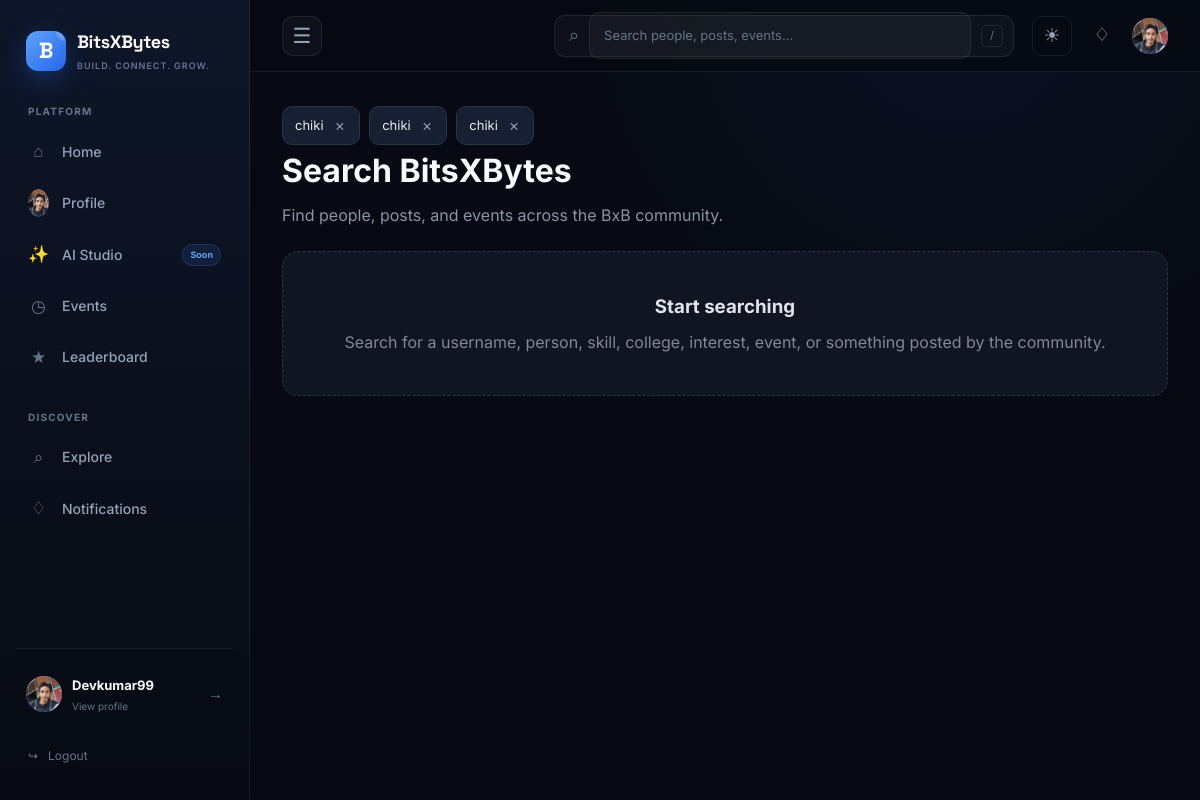
Before: /search/ (signed in) with the older database file.
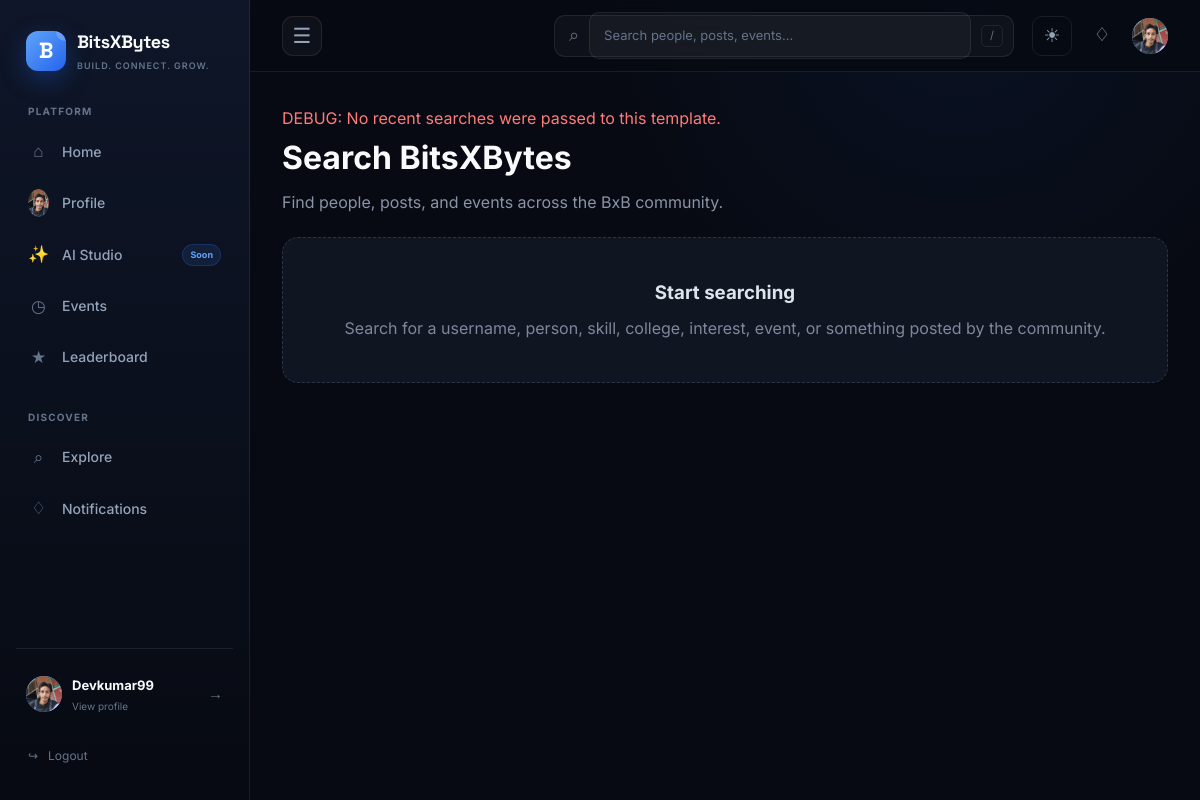
After: the same page with the newer database file.
### search/models.py (models this page shows, shortened)
class SearchHistory(models.Model):
    user = models.ForeignKey(
        settings.AUTH_USER_MODEL,
        on_delete=models.CASCADE,
        related_name="search_history",
    )
    query = models.CharField(max_length=200)
    created_at = models.DateTimeField(auto_now_add=True)
    class Meta:
        ordering = ["-created_at"]
        verbose_name = "Search History"
        verbose_name_plural = "Search Histories"

### search/views.py (the view, shortened to what this page needs)
# urls.py: path("search/", include("search.urls")),
def search(request):
    query = request.GET.get("q", "").strip()[:200]
    search_type = request.GET.get("type", "all")
    if search_type not in ("all", "people", "posts", "events"):
        search_type = "all"
    people = User.objects.none()
    posts = Post.objects.none()
    events = Event.objects.none()
    recent_searches = SearchHistory.objects.none()
    if request.user.is_authenticated:
        recent_searches = (
            SearchHistory.objects
            .filter(user=request.user)
            .order_by("-created_at")[:10]
        )
    context = {
        "query": query,
        "search_type": search_type,
        "people": people,
        "posts": posts,
        "events": events,
        "recent_searches": recent_searches,
    }
    print("Logged-in user:", request.user.username)
    print(
        "History passed to template:",
        list(
            context["recent_searches"].values_list(
                "query",
                flat=True,
            )
        ),
    )
    print("Logged-in user:", request.user)
    print("Is authenticated:", request.user.is_authenticated)
    print(
    "History passed to template:",
    list(
        context["recent_searches"].values_list(
            "query",
            flat=True,
        )
    ),
)
    return render(request, "search/results.html", context)

### users/models.py (called while the page is built)
    def __str__(self):
        return self.username

### templates/search/results.html (shortened to what the changed rows need)
{% extends "base.html" %}
{% block content %}
<div class="search-page">
<div class="recent-search-list" id="recent-search-list">
    {% for item in recent_searches %}
        <div
            class="recent-search-item"
            data-query="{{ item.query }}"
        >
            <a
                class="recent-search-link"
                href="{% url 'search' %}?q={{ item.query|urlencode }}"
            >
                {{ item.query }}
            </a>
            <button
                type="button"
                class="history-remove"
                aria-label="Remove search {{ item.query }}"
                title="Remove search"
            >
                ×
            </button>
        </div>
    {% empty %}
        <p style="color: #ff7b7b;">
            DEBUG: No recent searches were passed to this template.
        </p>
    {% endfor %}
</div>
    <div class="search-header">
        {% if query %}
            <h1>Search results</h1>
            <p>
                Results for
                <span class="search-query">"{{ query }}"</span>
            </p>
        {% else %}
            <h1>Search BitsXBytes</h1>
        {% endif %}
    </div>
</div>
{% endblock %}

Changed rows visible on the page:
removed SearchHistory: query "chiki"
removed SearchHistory: query "chiki"
removed SearchHistory: query "chiki"
Other visible differences:
text now shown: "DEBUG: No recent searches were passed to this template."
